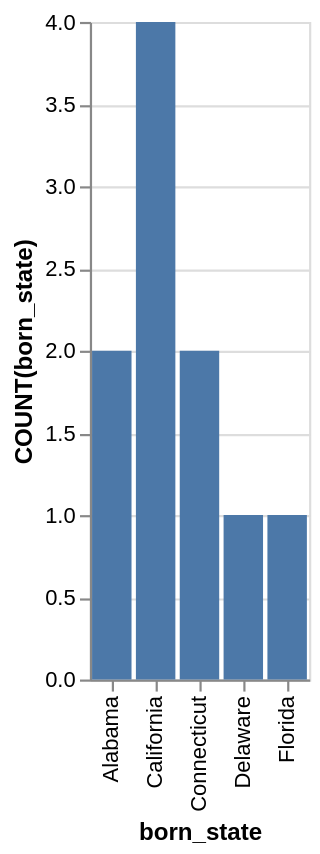

Vega-Lite specification stored for this chart:
### Vega-Lite specification from a JSON file in a GitHub repository (floating-point values rounded to 4 significant figures)
{"data": {"values": [{"x_data": "Alabama", "y_data": 2}, {"x_data": "California", "y_data": 4}, {"x_data": "Connecticut", "y_data": 2}, {"x_data": "Delaware", "y_data": 1}, {"x_data": "Florida", "y_data": 1}]}, "mark": "bar", "encoding": {"x": {"field": "x_data", "type": "nominal", "title": "born_state", "sort": "ascending"}, "y": {"field": "y_data", "type": "quantitative", "title": "COUNT(born_state)"}}}
